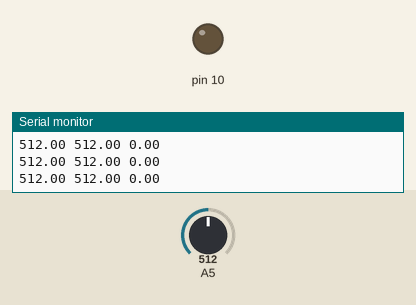
Recording of a sketch running on a simulated Arduino Uno, built with avr-gcc and run on an emulated ATmega328P. Shown: output pins drawn as LEDs (lit = HIGH), the last lines printed to the serial monitor. Inputs (shaded band) come from the test bench; at power-on: A5 = 512.

Above: at 1.2 s.
1.3 s: A5 set to 900
At 2.6 s:
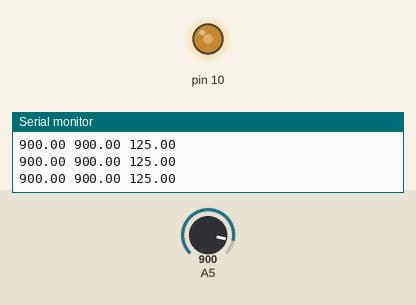
3.2 s: A5 set to 914
At 4.1 s:
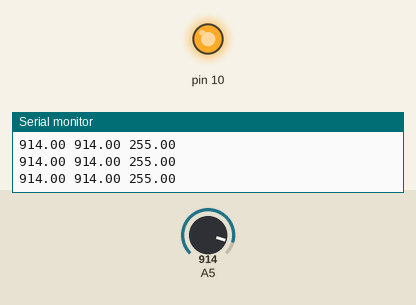
4.7 s: A5 set to 890
At 6.4 s:
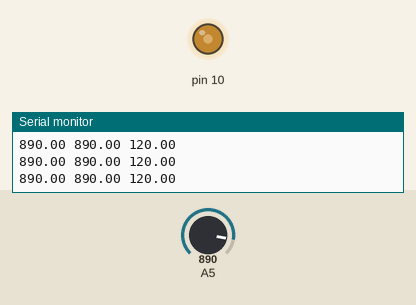
7.7 s: A5 set to 910
At 9.4 s:
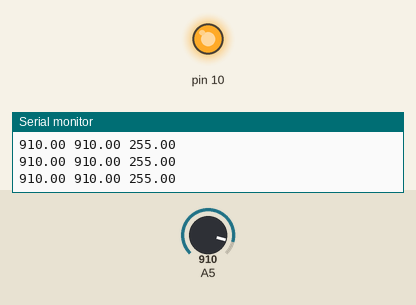
Timing chart, 0 to 10.4 s (numbered marks = the images above; inputs shaded):
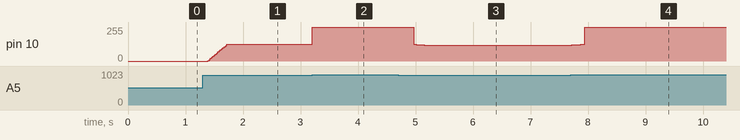

Measured:
- the behaviour switches between 900 and 901 on A5 (found by bisection; images 1 and 2)
- after the input at 1.3 s, pin 10: moves from 0/255 to 125/255 over 0.33 s, starting after 0.09 s
- after the input at 3.2 s, pin 10: 125/255 → 255/255 at once
- after the input at 4.7 s, pin 10: 255/255 → 120/255 after 0.27 s
- after the input at 7.7 s, pin 10: 120/255 → 122/255 at once, → 255/255 0.11 s later

The sketch:

arduino_opdr_26okt.ino
```cpp
#include <Smoothed.h>

float ledValue;
float sensorInput;
float inputSmoothed;
Smoothed <float> mySensor;

void setup()
{
  pinMode(10, OUTPUT);
  Serial.begin(9600);
  mySensor.begin(SMOOTHED_AVERAGE, 20);
}

void loop()
{
  sensorInput = analogRead(5);
  mySensor.add(sensorInput);
  inputSmoothed = mySensor.get();

  if(inputSmoothed > 900)
  {
    ledValue = 255;
  }
  else if (inputSmoothed < 600)
  {
    ledValue = 0;
  }
  else
  {
    ledValue = map(inputSmoothed, 600, 900, 0, 125);;
  }
  analogWrite(10, ledValue);
  //smooth -> average van waarden nemen: tegen flicker (sensorwaarde verandert constant = zorgt voor licht flicker)
  //https://github.com/MattFryer/Smoothed

  Serial.print(sensorInput);
  Serial.print(" ");
  Serial.print(inputSmoothed);
  Serial.print(" ");
  Serial.println(ledValue);
}
```
